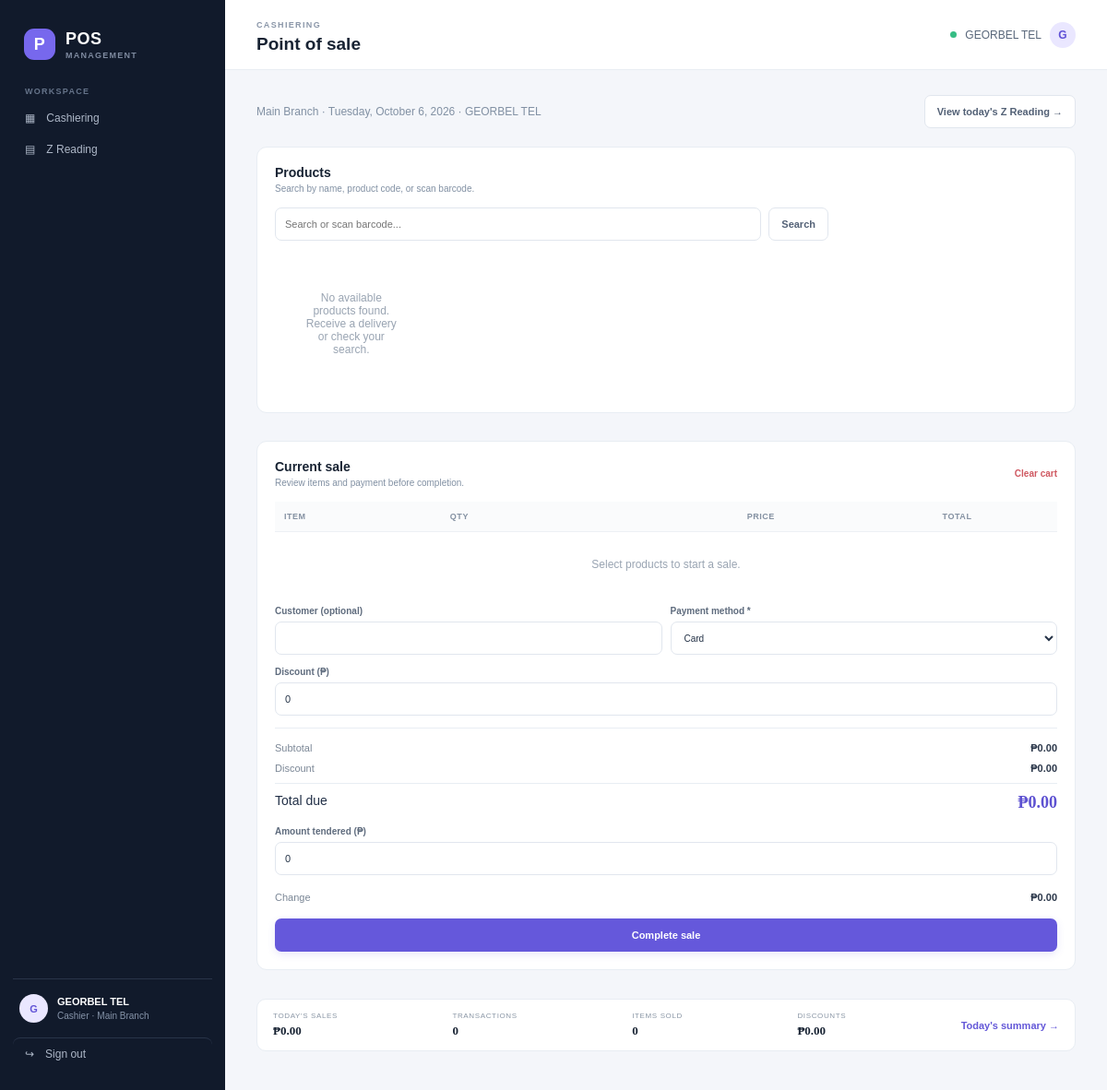
Page /cashier/ (signed in) on the committed database.
### pos/models.py (models this page shows, shortened)
class User(AbstractUser):
    class Role(models.TextChoices):
        ADMIN = "ADMIN", "Admin"
        CASHIER = "CASHIER", "Cashier"
    role = models.CharField(max_length=10, choices=Role.choices, default=Role.CASHIER)
    branch = models.ForeignKey(Branch, null=True, blank=True, on_delete=models.SET_NULL, related_name="users")
    full_name = models.CharField(max_length=160, blank=True)
    objects = POSUserManager()
    @property
    def display_name(self):
        return self.full_name or self.get_full_name() or self.username

class Branch(models.Model):
    name = models.CharField(max_length=120, unique=True)
    code = models.CharField(max_length=20, unique=True)
    address = models.TextField(blank=True)
    contact = models.CharField(max_length=60, blank=True)
    active = models.BooleanField(default=True)

### pos/views.py (the view)
# urls.py: path("cashier/", views.cashier, name="cashier"),
@cashier_required
def cashier(request):
    branch = active_branch_for(request)
    day = timezone.localdate()
    closed = ZReading.objects.filter(cashier=request.user, branch=branch, business_date=day).first()
    query = request.GET.get("q", "").strip()
    products = Product.objects.filter(active=True, inventories__branch=branch, inventories__quantity__gt=0).select_related("unit").order_by("name")
    if query:
        products = products.filter(Q(name__icontains=query) | Q(code__icontains=query) | Q(barcode__icontains=query))
    return render(request, "pos/cashier.html", {
        "products": products[:100], "payment_methods": PaymentMethod.objects.filter(active=True).order_by("name"),
        "summary": cashier_summary(request.user, day), "branch": branch, "closed": closed, "query": query,
    })

### pos/views.py (called while the page is built, shortened)
def role_required(role):
    def decorator(view_func):
        @wraps(view_func)
        def wrapped(request, *args, **kwargs):
            if not request.user.is_authenticated:
                return redirect("login")
            if request.user.role != role:
                messages.error(request, "You do not have permission to access that page.")
                return redirect("cashier" if request.user.role == User.Role.CASHIER else "backoffice")
            return view_func(request, *args, **kwargs)
        return wrapped
    return decorator

def active_branch_for(request):
    if request.user.role == User.Role.CASHIER:
        branch = Branch.objects.filter(pk=request.user.branch_id, active=True).first()
    if branch is None:
        raise Http404("An active branch must be configured for this account.")
    return branch

### templates/pos/cashier.html (shortened to what this page needs)
{% extends "pos/base.html" %}
{% block page_heading %}Point of sale{% endblock %}
{% block content %}
<div class="page-intro"><p class="muted">{{ branch.name }} · {{ summary.business_date|date:"l, F j, Y" }} · {{ user.display_name }}</p><a class="button secondary" href="{% url 'cashier_zreading' %}">View today's Z Reading →</a></div>
<div class="pos-layout">
 <section class="panel product-picker"><div class="panel-heading"><div><h2>Products</h2><p>Search by name, product code, or scan barcode.</p></div></div>
   <form method="get" class="search-bar"><input class="input" name="q" value="{{ query }}" placeholder="Search or scan barcode..." autofocus><button class="button secondary">Search</button></form>
   <div class="product-grid">{% for product in products %}<button type="button" class="product-card add-to-cart" data-id="{{ product.id }}" data-name="{{ product.name }}" data-code="{{ product.code }}" data-price="{{ product.selling_price }}" data-stock="{% for inv in product.inventories.all %}{% if inv.branch_id == branch.id %}{{ inv.quantity }}{% endif %}{% endfor %}" {% if closed %}disabled{% endif %}><span class="product-code">{{ product.code }}</span><strong>{{ product.name }}</strong><span class="product-price">₱{{ product.selling_price|floatformat:2 }}</span><small>In stock</small></button>{% empty %}<p class="empty-state">No available products found. Receive a delivery or check your search.</p>{% endfor %}</div>
 </section>
 <section class="panel cart-panel"><div class="panel-heading"><div><h2>Current sale</h2><p>Review items and payment before completion.</p></div><button type="button" class="link-danger" id="clear-cart">Clear cart</button></div>
  <div class="cart-table table-wrap"><table><thead><tr><th>Item</th><th>Qty</th><th class="numeric">Price</th><th class="numeric">Total</th><th></th></tr></thead><tbody id="cart-lines"><tr><td colspan="5" class="empty-state">Select products to start a sale.</td></tr></tbody></table></div>
  <form method="post" action="{% url 'complete_sale' %}" id="checkout-form">{% csrf_token %}<input type="hidden" name="cart" id="cart-json"><div class="form-grid checkout-fields"><div class="field"><label>Customer (optional)</label><input class="input" name="customer_name" maxlength="120"></div><div class="field"><label>Payment method *</label><select class="input" name="payment_method" id="payment-method" required>{% for method in payment_methods %}<option value="{{ method.id }}" data-kind="{{ method.kind }}">{{ method.name }}</option>{% endfor %}</select></div></div>
   <div class="field"><label>Discount (₱)</label><input class="input" type="number" name="discount" id="discount" min="0" step=".01" value="0"></div>
   <div class="totals"><div><span>Subtotal</span><strong id="subtotal">₱0.00</strong></div><div><span>Discount</span><strong id="discount-view">₱0.00</strong></div><div class="total-line"><span>Total due</span><strong id="total">₱0.00</strong></div></div>
   <div class="field"><label>Amount tendered (₱)</label><input class="input" type="number" name="amount_tendered" id="tendered" min="0" step=".01" value="0"></div><div class="change-row"><span>Change</span><strong id="change">₱0.00</strong></div>
   <button type="submit" class="button primary wide checkout-button" {% if closed %}disabled{% endif %} data-confirm-message="The payment will be recorded and inventory will be updated. Check the cart and tender before continuing." data-confirm-title="Complete this sale?" data-confirm-action="Complete sale">Complete sale</button>
  </form>
 </section>
</div>
<section class="sales-strip"><div><span>TODAY'S SALES</span><strong>₱{{ summary.net_sales|floatformat:2 }}</strong></div><div><span>TRANSACTIONS</span><strong>{{ summary.transactions }}</strong></div><div><span>ITEMS SOLD</span><strong>{{ summary.items_sold|floatformat:0 }}</strong></div><div><span>DISCOUNTS</span><strong>₱{{ summary.discounts|floatformat:2 }}</strong></div><a class="text-link" href="{% url 'cashier_zreading' %}">Today's summary →</a></section>
{% endblock %}

### templates/pos/base.html (shortened to what this page needs)
{% load static %}
<!doctype html>
<html lang="en">
<head>
  <link rel="stylesheet" href="{% static 'pos/app.css' %}">
  <link rel="stylesheet" href="{% static 'pos/confirm.css' %}">
</head>
<body class="{% if user.is_authenticated and user.role == 'CASHIER' %}cashier-shell{% endif %}">
{% if user.is_authenticated %}
<div class="layout">
  <aside class="sidebar">
    <a class="brand" href="{% url 'dashboard' %}"><span class="brand-icon">P</span><span>POS<span class="brand-sub">MANAGEMENT</span></span></a>
    <div class="nav-caption">WORKSPACE</div>
    {% if user.role == "ADMIN" %}
      <a class="nav-link" href="{% url 'backoffice' %}">▦ <span>Dashboard</span></a>
      <div class="nav-caption">FILE</div>
      <a class="nav-link" href="{% url 'master' 'products' %}">▣ <span>Products</span></a>
      <div class="nav-caption">TRANSACTIONS</div>
      <a class="nav-link" href="{% url 'purchases' %}">⇩ <span>Delivery / Purchase</span></a>
      <a class="nav-link" href="{% url 'bad_orders' %}">⚠ <span>Bad Order</span></a>
      <div class="nav-caption">MAINTENANCE</div>
      <a class="nav-link" href="{% url 'master' 'payments' %}">▤ <span>Card / Cheque</span></a>
      <a class="nav-link" href="{% url 'master' 'branches' %}">⌖ <span>Branch</span></a>
      <a class="nav-link" href="{% url 'master' 'suppliers' %}">♧ <span>Supplier</span></a>
      <a class="nav-link" href="{% url 'master' 'units' %}">◫ <span>Unit of Measure</span></a>
      <a class="nav-link" href="{% url 'master' 'departments' %}">▦ <span>Department</span></a>
      <a class="nav-link" href="{% url 'master' 'users' %}">♙ <span>User</span></a>
      <a class="nav-link" href="{% url 'stock' %}">▥ <span>Stock</span></a>
      <a class="nav-link" href="{% url 'master' 'company' %}">ⓘ <span>About Us</span></a>
      <div class="nav-caption">REPORTS</div>
      <a class="nav-link" href="{% url 'report' 'inventory' %}">▥ <span>Inventory</span></a>
      <a class="nav-link" href="{% url 'report' 'sales' %}">↗ <span>Sales</span></a>
      <a class="nav-link" href="{% url 'report' 'payables' %}">＄ <span>Payable</span></a>
      <a class="nav-link" href="{% url 'report' 'history' %}">◷ <span>History</span></a>
      <a class="nav-link" href="{% url 'report' 'zreadings' %}">▤ <span>Z Reading</span></a>
    {% else %}
      <a class="nav-link" href="{% url 'cashier' %}">▦ <span>Cashiering</span></a>
      <a class="nav-link" href="{% url 'cashier_zreading' %}">▤ <span>Z Reading</span></a>
    {% endif %}
    <div class="sidebar-bottom"><div class="user-chip"><span class="avatar">{{ user.display_name|first|upper }}</span><span><b>{{ user.display_name }}</b><small>{{ user.get_role_display }}{% if user.branch %} · {{ user.branch.name }}{% endif %}</small></span></div><a class="nav-link signout" href="{% url 'logout' %}">↪ <span>Sign out</span></a></div>
  </aside>
  <main class="main">
    <header class="topbar"><div><span class="eyebrow">{% if user.role == "ADMIN" %}BACK OFFICE{% else %}CASHIERING{% endif %}</span><h1>{% block page_heading %}Dashboard{% endblock %}</h1></div><div class="top-user"><span class="status-dot"></span>{{ user.display_name }}<span class="avatar small">{{ user.display_name|first|upper }}</span></div></header>
    <section class="content">
      {% block content %}{% endblock %}
    </section>
  </main>
</div>
{% else %}
  {% for message in messages %}<div class="alert {{ message.tags }} login-alert">{{ message }}</div>{% endfor %}
  {% block anonymous_content %}{% endblock %}
{% endif %}
</body>
</html>

### rows in the picture
User: display_name|first "G", display_name "GEORBEL TEL", role "Cashier", branch.name "Main Branch"
Branch: name "Main Branch"

### other values in the picture
{{ summary.business_date|date:"l, F j, Y" }} "Tuesday, October 6, 2026"
{{ summary.net_sales|floatformat:2 }} "0.00"
{{ summary.transactions }} "0"
{{ summary.items_sold|floatformat:0 }} "0"
{{ summary.discounts|floatformat:2 }} "0.00"
form field payment_method "Card"
